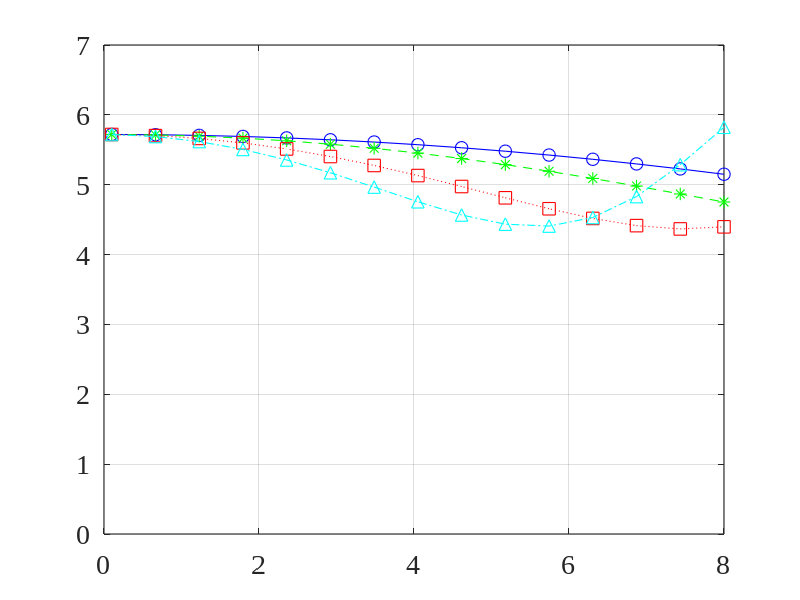
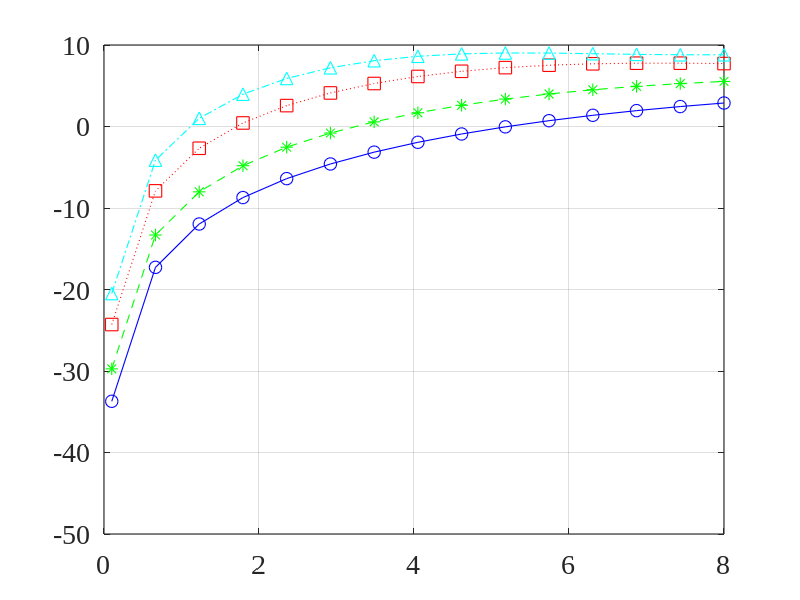

Here is the MATLAB script that generated these plots, in order:
close all; clc; clear all;
linewd = 0.8;
hcfontsize = 20;
MarkerSize=9;
c=340;

theta_d=0/180*pi;

delta=0.005;
M_values=[3 4 6 8];     % number of microphones
f=linspace(100,8e3,15)';  % frequency

D1_dB_values=zeros(length(f),length(M_values));
W2_dB_values=zeros(length(f),length(M_values));

for idxM=1:length(M_values)
    M=M_values(idxM);
    [m_mat,n_mat]=meshgrid(1:M,1:M);
    for idx_f=1:length(f)
        fk=f(idx_f);
        d=exp(-1i*2*pi*fk*delta/c*(0:M-1)'*cos(theta_d));
        Gamma0=sinc(2*fk*delta/c*(m_mat-n_mat));
        b1=0.5*[3^0.5-1; 3-3^0.5];  % supercardioid
        f_bar=2*pi*delta/c*fk*(0:1)';
        b0bar=besselj(0,f_bar);
        b1bar=2i*besselj(1,f_bar);
        B1bar=[b0bar.'; b1bar.'];
        hNR=B1bar\b1;
        H=toeplitz([conj(hNR(1)); zeros(M-2,1)],[hNR' zeros(1,M-2)])';
        dt=H'*d;
        g_MWNG=(H'*H)\dt/(dt'/(H'*H)*dt);
        h=H*g_MWNG;
        D1_dB_values(idx_f,idxM)=10*log10(abs(h'*d)^2/(h'*Gamma0*h));
        W2_dB_values(idx_f,idxM)=10*log10(abs(h'*d)^2/(h'*h));
    end
end

figure
plot(f/1e3,D1_dB_values(:,1),'-bo','linewidth',linewd, 'MarkerSize',MarkerSize);
hold on
plot(f/1e3,D1_dB_values(:,2),'--g*','linewidth',linewd, 'MarkerSize',MarkerSize);
plot(f/1e3,D1_dB_values(:,3),':rs','linewidth',linewd, 'MarkerSize',MarkerSize);
plot(f/1e3,D1_dB_values(:,4),'-.c^','linewidth',linewd, 'MarkerSize',MarkerSize);
hold off
set(gca, 'Color', [1, 1, 1]);
set(gca, 'FontName', 'Times New Roman');
set(gca, 'FontSize', hcfontsize);
set(gca, 'LineWidth', linewd);
set(gca,'YLim',[0 7]);
box on; grid on;

figure
plot(f/1e3,W2_dB_values(:,1),'-bo','linewidth',linewd, 'MarkerSize',MarkerSize);
hold on
plot(f/1e3,W2_dB_values(:,2),'--g*','linewidth',linewd, 'MarkerSize',MarkerSize);
plot(f/1e3,W2_dB_values(:,3),':rs','linewidth',linewd, 'MarkerSize',MarkerSize);
plot(f/1e3,W2_dB_values(:,4),'-.c^','linewidth',linewd, 'MarkerSize',MarkerSize);
hold off
set(gca, 'Color', [1, 1, 1]);
set(gca, 'FontName', 'Times New Roman');
set(gca, 'FontSize', hcfontsize);
set(gca, 'LineWidth', linewd);
set(gca,'YLim',[-50 10]);
box on; grid on;
